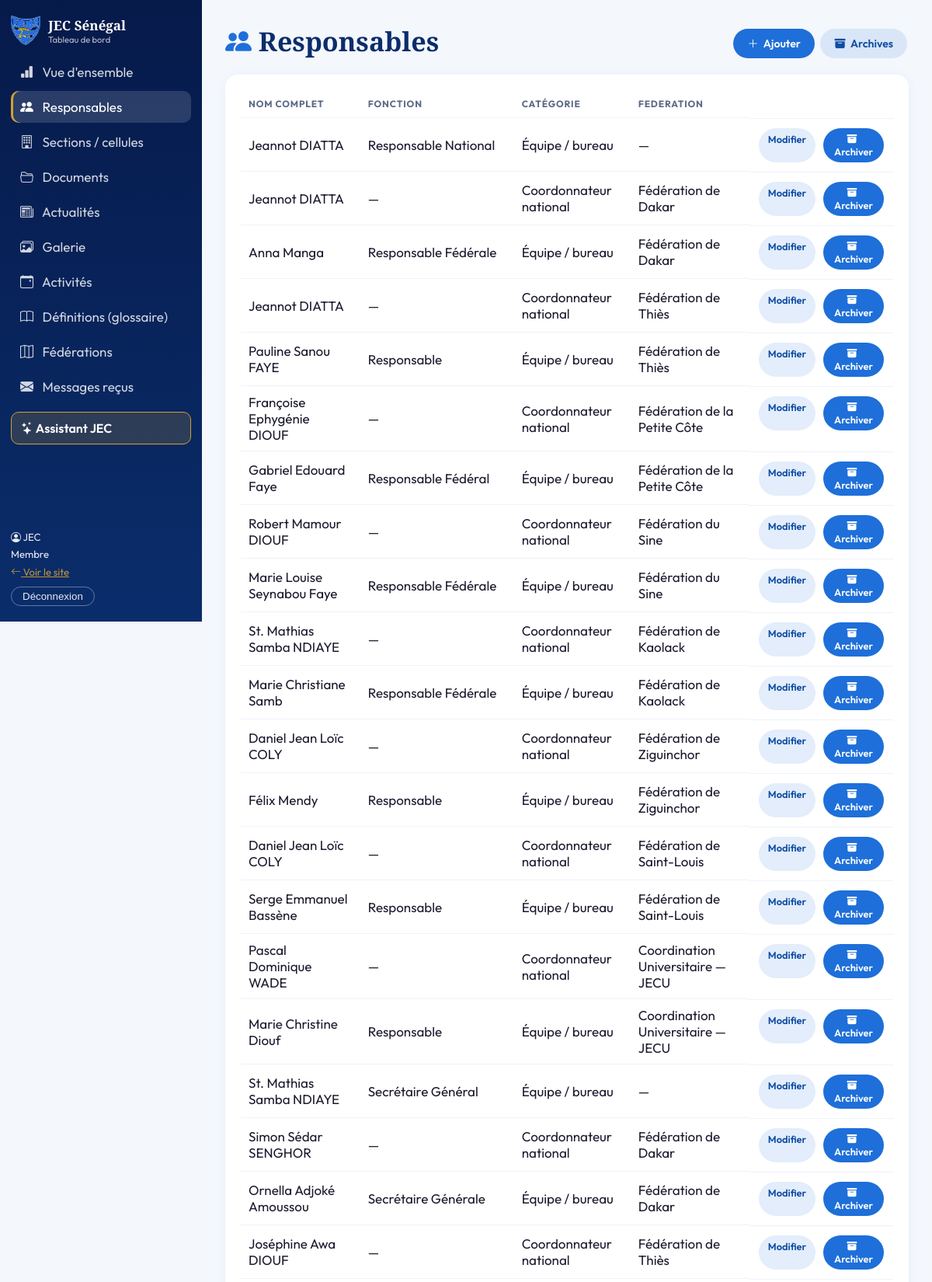
Screenshot of /gestion/leaders/ (signed in, upper part) with the database file from the repository.
### apps/accounts/models.py (models this page shows)
class User(AbstractUser):
    class Role(models.TextChoices):
        MEMBER = "member", "Membre"
        SECTION = "section_leader", "Responsable de section"
        FEDERATION = "federation_leader", "Responsable de fédération"
        NATIONAL = "national", "Équipe nationale"
    role = models.CharField("rôle", max_length=20, choices=Role.choices, default=Role.MEMBER)
    federation = models.ForeignKey("federations.Federation", verbose_name="fédération", null=True, blank=True,
                                   on_delete=models.SET_NULL, related_name="users")
    phone = models.CharField("téléphone", max_length=30, blank=True)
    @property
    def sees_everything(self):
        return self.is_superuser or self.role == self.Role.NATIONAL

### apps/federations/models.py (models this page shows, shortened)
class Leader(models.Model):
    class Category(models.TextChoices):
        COORD = "coord", "Coordonnateur national"
        TEAM = "team", "Équipe / bureau"
    federation = models.ForeignKey(Federation, null=True, blank=True, on_delete=models.CASCADE, related_name="leaders")
    category = models.CharField("catégorie", max_length=10, choices=Category.choices, default=Category.TEAM)
    full_name = models.CharField("nom complet", max_length=150)
    title = models.CharField("fonction", max_length=200, blank=True)
    order = models.PositiveSmallIntegerField("ordre", default=0)
    is_archived = models.BooleanField("archivé", default=False)
    class Meta:
        ordering = ["order", "id"]

class Federation(models.Model):
    name = models.CharField("nom", max_length=120)
    slug = models.SlugField(unique=True)
    tagline = models.CharField("slogan", max_length=200, blank=True)
    emblem = models.CharField("sigle", max_length=4, blank=True)
    description = models.TextField(blank=True)
    is_active = models.BooleanField("active", default=True)
    class Meta:
        ordering = ["name"]
    def __str__(self):
        return self.name

### apps/dashboard/views.py (the view)
# urls.py: path("<str:key>/", views.items, name="list"),
@login_required
def items(request, key):
    cfg = cfg_for(request, key)
    show_off = request.GET.get("archived") == "1"
    def val(o, c):
        d = getattr(o, f"get_{c}_display", None)
        return d() if d else getattr(o, c)
    rows = [{"o": o, "cells": [val(o, c) for c in cfg["cols"]]} for o in scoped_qs(request.user, cfg)[:300] if is_off(o, cfg) == show_off]
    heads = [cfg["model"]._meta.get_field(c).verbose_name for c in cfg["cols"]]
    return render(request, "manage/list.html", {"cfg": cfg, "key": key, "rows": rows, "heads": heads, "show_off": show_off, "menu": menu(request.user)})

### apps/content/context.py (called while the page is built)
def nav(request):
    from django.urls import reverse
    items = []
    for name, label in NAV:
        url = reverse(name)
        active = request.path == url if url == "/" else request.path.startswith(url)
        items.append({"url": url, "label": label, "active": active})
    from django.conf import settings
    return {"nav_items": items, "drive_url": settings.DRIVE_ALBUM_URL, "site_url": site_url(request),
            "qr_is_local": not settings.SITE_URL and request.get_host().split(":")[0] in ("localhost", "127.0.0.1", "[::1]", "0.0.0.0")}

def site_url(request):
    from django.conf import settings
    return (settings.SITE_URL or request.build_absolute_uri("/")).rstrip("/") + "/"

### apps/dashboard/views.py (called while the page is built)
def cfg_for(request, key):
    cfg = REG.get(key)
    u = request.user
    if not cfg or not u.is_staff or not (u.sees_everything or cfg.get("scoped")):
        raise PermissionDenied
    return cfg

def scoped_qs(u, cfg):
    qs = cfg["model"].objects.all()
    if cfg.get("scoped") and not u.sees_everything:
        qs = qs.filter(federation_id=u.federation_id) if u.federation_id else qs.none()
    return qs

def is_off(obj, cfg):
    v = getattr(obj, cfg["flag"])
    return (not v) if cfg.get("invert") else v

def menu(u):
    return [(k, c["label"], c["icon"]) for k, c in REG.items() if u.sees_everything or c.get("scoped")]

### templates/manage/list.html
{% extends "manage/base.html" %}{% block body %}
<div class="bar"><h1><i class="bi bi-{{ cfg.icon }}"></i> {{ cfg.label }}{% if show_off %} — archives{% endif %}</h1><div>{% if not cfg.readonly %}<a class="btn-d" href="{% url 'manage:add' key %}"><i class="bi bi-plus-lg"></i> Ajouter</a>{% endif %} <a class="btn-d ghost" href="?archived={% if show_off %}0{% else %}1{% endif %}">{% if show_off %}Voir les éléments actifs{% else %}<i class="bi bi-archive-fill"></i> Archives{% endif %}</a></div></div>
<div class="panel scroll"><table><thead><tr>{% for h in heads %}<th>{{ h }}</th>{% endfor %}<th></th></tr></thead><tbody>
{% for r in rows %}<tr>{% for c in r.cells %}<td>{{ c|default:"—"|truncatechars:90 }}</td>{% endfor %}<td class="act">
{% if not cfg.readonly %}<a class="btn-d ghost sm" href="{% url 'manage:edit' key r.o.pk %}">Modifier</a>{% endif %}
<form method="post" action="{% url 'manage:toggle' key r.o.pk %}" onsubmit="return confirm('Confirmer ?')">{% csrf_token %}<button class="btn-d sm">{% if cfg.flag_label %}{% if show_off %}Rouvrir{% else %}Marquer traité{% endif %}{% elif show_off %}<i class="bi bi-arrow-counterclockwise"></i> Restaurer{% else %}<i class="bi bi-archive-fill"></i> Archiver{% endif %}</button></form></td></tr>
{% empty %}<tr><td colspan="9" class="muted">Aucun élément.</td></tr>{% endfor %}</tbody></table></div>{% endblock %}

### templates/manage/base.html (shortened to what this page needs)
{% load static %}<!DOCTYPE html><html lang="fr"><head><meta charset="utf-8"><meta name="viewport" content="width=device-width, initial-scale=1"><title>Tableau de bord — JEC Sénégal</title>
<link href="{% static 'css/assistant.css' %}" rel="stylesheet"><link href="{% static 'vendor/bootstrap-icons/bootstrap-icons.min.css' %}" rel="stylesheet"><link href="{% static 'css/dash.css' %}" rel="stylesheet"></head>
<body><aside class="side"><a class="logo" href="{% url 'manage:dashboard' %}"><img src="{% static 'images/logo.png' %}" alt="" width="38" height="38"><span>JEC Sénégal<small>Tableau de bord</small></span></a>
<nav><a href="{% url 'manage:dashboard' %}" class="{% if not key %}on{% endif %}"><i class="bi bi-bar-chart-fill"></i> Vue d'ensemble</a>{% for k,l,i in menu %}<a href="{% url 'manage:list' k %}" class="{% if key == k %}on{% endif %}"><i class="bi bi-{{ i }}"></i> {{ l }}</a>{% endfor %}<button class="ai-side" data-assistant aria-expanded="false"><i class="bi bi-stars"></i> Assistant JEC</button></nav>
<div class="who"><i class="bi bi-person-circle"></i> {{ user.get_full_name|default:user.username }}<br>{{ user.get_role_display }}{% if user.federation %} · {{ user.federation }}{% endif %}<br><a href="{% url 'home' %}"><i class="bi bi-arrow-left"></i> Voir le site</a><form method="post" action="{% url 'logout' %}">{% csrf_token %}<button>Déconnexion</button></form></div></aside>
<main class="dmain">{% if messages %}{% for m in messages %}<div class="toast">{{ m }}</div>{% endfor %}{% endif %}{% block body %}{% endblock %}</main>
<script src="{% static 'js/assistant.js' %}" data-logo="{% static 'images/logo.png' %}"></script></body></html>

### static/css/dash.css (style rules this page uses)
* { box-sizing:border-box;margin:0;padding:0 }
:root { --blue:#1E6FD9;--deep:#0A2D6B;--gold:#D4A030;--off:#F4F7FC }
body { font-family:'Outfit',sans-serif;background:var(--off);color:#1a1a2e;display:flex;min-height:100vh;font-size:17px }
.side { width:260px;background:linear-gradient(180deg,#061A4A,var(--deep));color:#fff;padding:20px 14px;position:sticky;top:0;height:100vh;display:flex;flex-direction:column;gap:14px;overflow:auto }
.logo { display:flex;gap:10px;align-items:center;color:#fff;text-decoration:none;font-family:'Playfair Display',serif;font-weight:700 }
.logo small { display:block;font:400 .7rem 'Outfit';opacity:.7 }
.side nav { display:flex;flex-direction:column;gap:4px }
.side nav a { color:rgba(255,255,255,.82);text-decoration:none;padding:10px 12px;border-radius:10px;transition:.2s }
.side nav a:hover,.side nav a.on { background:rgba(255,255,255,.14);color:#fff }
.side nav a.on { box-shadow:inset 3px 0 var(--gold) }
.who { margin-top:auto;font-size:.82rem;opacity:.9;line-height:1.7 }
.who a { color:var(--gold) }
.who button { background:none;border:1px solid rgba(255,255,255,.4);color:#fff;border-radius:100px;padding:4px 14px;margin-top:8px;cursor:pointer }
.dmain { flex:1;padding:30px;min-width:0;animation:in .4s }
h1 { font-family:'Playfair Display',serif;color:var(--deep);margin-bottom:6px }
.panel { background:#fff;border-radius:16px;padding:20px;box-shadow:0 2px 14px rgba(30,111,217,.06) }
.scroll { overflow-x:auto }
.btn-d { display:inline-block;background:var(--blue);color:#fff;border:none;border-radius:100px;padding:10px 18px;font:600 .88rem 'Outfit';text-decoration:none;cursor:pointer;margin:2px;transition:.2s }
.btn-d.ghost { background:rgba(30,111,217,.12);color:#0F4DA3 }
.btn-d.sm { padding:6px 12px;font-size:.8rem }
.bar { display:flex;justify-content:space-between;align-items:center;gap:12px;flex-wrap:wrap;margin-bottom:14px }
table { width:100%;border-collapse:collapse }
th { text-align:left;font-size:.75rem;text-transform:uppercase;letter-spacing:.07em;color:#5a6a85;padding:10px }
td { padding:10px;border-top:1px solid #eef2f9;vertical-align:middle }
.act { display:flex;gap:6px;justify-content:flex-end }
.act form { display:inline }
.side nav a i { margin-right:8px }
h1 .bi { color:var(--blue) }
.btn-d .bi { margin-right:4px }
.ai-side { margin-top:8px;background:rgba(212,160,48,.18);border:1px solid #D4A030;color:#fff;border-radius:10px;padding:10px 12px;font:600 1rem 'Outfit',sans-serif;cursor:pointer;text-align:left }

### rows the page displays
User: get_full_name "JEC", role "Membre"
Leader: cells "Jeannot DIATTA" "Responsable National" "Équipe / bureau" "—", shows "Modifier", shows "Archiver"
Leader: cells "Jeannot DIATTA" "—" "Coordonnateur national", shows "Modifier", shows "Archiver"
Federation: name "Fédération de Dakar"
Leader: cells "Anna Manga" "Responsable Fédérale" "Équipe / bureau", shows "Modifier", shows "Archiver"
Leader: cells "Jeannot DIATTA" "—" "Coordonnateur national", shows "Modifier", shows "Archiver"
Federation: name "Fédération de Thiès"
Leader: cells "Pauline Sanou FAYE" "Responsable" "Équipe / bureau", shows "Modifier", shows "Archiver"
Leader: cells "Françoise Ephygénie DIOUF" "—" "Coordonnateur national", shows "Modifier", shows "Archiver"
Federation: name "Fédération de la Petite Côte"
Leader: cells "Gabriel Edouard Faye" "Responsable Fédéral" "Équipe / bureau", shows "Modifier", shows "Archiver"
Leader: cells "Robert Mamour DIOUF" "—" "Coordonnateur national", shows "Modifier", shows "Archiver"
Federation: name "Fédération du Sine"
Leader: cells "Marie Louise Seynabou Faye" "Responsable Fédérale" "Équipe / bureau", shows "Modifier", shows "Archiver"
Leader: cells "St. Mathias Samba NDIAYE" "—" "Coordonnateur national", shows "Modifier", shows "Archiver"
Federation: name "Fédération de Kaolack"
Leader: cells "Marie Christiane Samb" "Responsable Fédérale" "Équipe / bureau", shows "Modifier", shows "Archiver"
Leader: cells "Daniel Jean Loïc COLY" "—" "Coordonnateur national", shows "Modifier", shows "Archiver"
Federation: name "Fédération de Ziguinchor"
Leader: cells "Félix Mendy" "Responsable" "Équipe / bureau", shows "Modifier", shows "Archiver"
Leader: cells "Daniel Jean Loïc COLY" "—" "Coordonnateur national", shows "Modifier", shows "Archiver"
Federation: name "Fédération de Saint-Louis"
Leader: cells "Serge Emmanuel Bassène" "Responsable" "Équipe / bureau", shows "Modifier", shows "Archiver"
Leader: cells "Pascal Dominique WADE" "—" "Coordonnateur national", shows "Modifier", shows "Archiver"
Federation: name "Coordination Universitaire — JECU"
Leader: cells "Marie Christine Diouf" "Responsable" "Équipe / bureau", shows "Modifier", shows "Archiver"
Leader: cells "St. Mathias Samba NDIAYE" "Secrétaire Général" "Équipe / bureau" "—", shows "Modifier", shows "Archiver"
Leader: cells "Simon Sédar SENGHOR" "—" "Coordonnateur national", shows "Modifier", shows "Archiver"
Leader: cells "Ornella Adjoké Amoussou" "Secrétaire Générale" "Équipe / bureau", shows "Modifier", shows "Archiver"
Leader: cells "Joséphine Awa DIOUF" "—" "Coordonnateur national", shows "Modifier", shows "Archiver"

### other values shown
{{ l }} "Responsables" "Sections / cellules" "Documents" "Actualités" "Galerie" "Activités" "Définitions (glossaire)" "Fédérations" "Messages reçus"
{{ cfg.label }} "Responsables"
{{ h }} "NOM COMPLET" "FONCTION" "CATÉGORIE" "FEDERATION"
